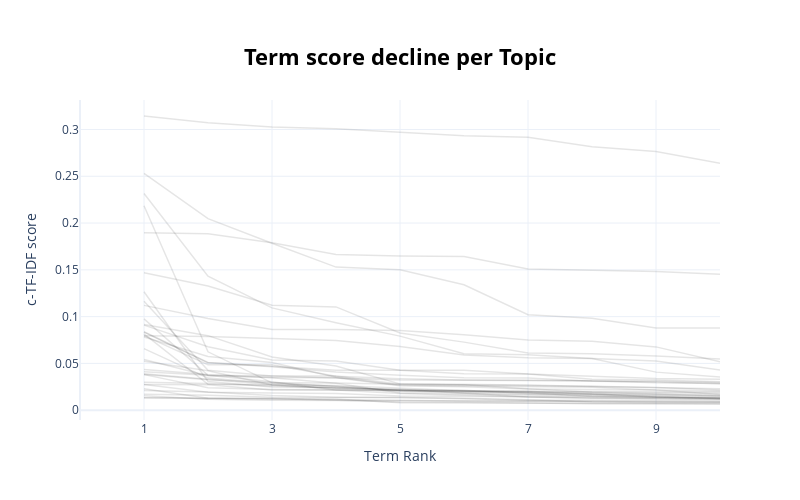

Here is the notebook cell this chart was saved with:
### Markdown cell above
### Visualize Term Score Decline

Topics are represented by a number of words starting with the best representative word. Each word is represented by a c-TF-IDF score. The higher the score, the more representative a word to the topic is. Since the topic words are sorted by their c-TF-IDF score, the scores slowly decline with each word that is added. At some point adding words to the topic representation only marginally increases the total c-TF-IDF score and would not be beneficial for its representation.

To visualize this effect, we can plot the c-TF-IDF scores for each topic by the term rank of each word. In other words, the position of the words (term rank), where the words with the highest c-TF-IDF score will have a rank of 1, will be put on the x-axis. Whereas the y-axis will be populated by the c-TF-IDF scores. The result is a visualization that shows you the decline of c-TF-IDF score when adding words to the topic representation. It allows you, using the elbow method, the select the best number of words in a topic.

### Code cell
topic_model.visualize_term_rank()

### Figure 1 — Plotly figure (JSON) as saved in the notebook; plotly's stock layout.template omitted (floating-point values rounded to 4 significant figures)
{"data": [{"hovertext": "<b>Topic -1</b>:الحكومة_المغرب_ان_الله_الى_يجب_او_", "line": {"color": "black", "width": 1.5}, "mode": "lines+lines", "name": "", "opacity": 0.1, "type": "scatter", "x": [1, 2, 3, 4, 5, 6, 7, 8, 9, 10], "y": [0.01334, 0.013, 0.01222, 0.01186, 0.008104, 0.007962, 0.007773, 0.007397, 0.007353, 0.006802]}, {"hovertext": "<b>Topic 0</b>:الله_او_اللهم_ان_والله_اللي_الى_راه", "line": {"color": "black", "width": 1.5}, "mode": "lines+lines", "name": "", "opacity": 0.1, "type": "scatter", "x": [1, 2, 3, 4, 5, 6, 7, 8, 9, 10], "y": [0.0229, 0.01281, 0.01262, 0.01093, 0.00869, 0.008415, 0.007368, 0.006956, 0.006895, 0.006645]}, {"hovertext": "<b>Topic 1</b>:الأمازيغية_الامازيغية_اللغة_لغة_الع", "line": {"color": "black", "width": 1.5}, "mode": "lines+lines", "name": "", "opacity": 0.1, "type": "scatter", "x": [1, 2, 3, 4, 5, 6, 7, 8, 9, 10], "y": [0.04346, 0.0381, 0.03459, 0.02882, 0.01847, 0.01729, 0.01608, 0.01475, 0.01339, 0.01269]}, {"hovertext": "<b>Topic 2</b>:الحكومة_الدولة_الشعب_ان_المواطنين_ي", "line": {"color": "black", "width": 1.5}, "mode": "lines+lines", "name": "", "opacity": 0.1, "type": "scatter", "x": [1, 2, 3, 4, 5, 6, 7, 8, 9, 10], "y": [0.01537, 0.01167, 0.01066, 0.01042, 0.00997, 0.00996, 0.009206, 0.009168, 0.009042, 0.008928]}, {"hovertext": "<b>Topic 3</b>:موطني_انا_شيء_او_واحد_واش_كلام_زيد_", "line": {"color": "black", "width": 1.5}, "mode": "lines+lines", "name": "", "opacity": 0.1, "type": "scatter", "x": [1, 2, 3, 4, 5, 6, 7, 8, 9, 10], "y": [0.01337, 0.01253, 0.01242, 0.01126, 0.01023, 0.009919, 0.009689, 0.009565, 0.009069, 0.008628]}, {"hovertext": "<b>Topic 4</b>:المغرب_المغاربة_المغربية_المغربي_ال", "line": {"color": "black", "width": 1.5}, "mode": "lines+lines", "name": "", "opacity": 0.1, "type": "scatter", "x": [1, 2, 3, 4, 5, 6, 7, 8, 9, 10], "y": [0.02113, 0.01934, 0.01566, 0.01392, 0.01366, 0.01279, 0.01109, 0.008839, 0.008172, 0.008152]}, {"hovertext": "<b>Topic 5</b>:الله_بالله_الوكيل_قوة_الحق_العظيم_ا", "line": {"color": "black", "width": 1.5}, "mode": "lines+lines", "name": "", "opacity": 0.1, "type": "scatter", "x": [1, 2, 3, 4, 5, 6, 7, 8, 9, 10], "y": [0.1164, 0.04265, 0.03654, 0.03651, 0.0277, 0.02724, 0.02298, 0.0192, 0.01722, 0.01508]}, {"hovertext": "<b>Topic 6</b>:تخدمو_مانو_وبشارة_الانتخابي_تترجم_و", "line": {"color": "black", "width": 1.5}, "mode": "lines+lines", "name": "", "opacity": 0.1, "type": "scatter", "x": [1, 2, 3, 4, 5, 6, 7, 8, 9, 10], "y": [0.3144, 0.3071, 0.3027, 0.3007, 0.2969, 0.2934, 0.2917, 0.2815, 0.2765, 0.264]}, {"hovertext": "<b>Topic 7</b>:الامازيغية_الأمازيغية_اللغة_العربية", "line": {"color": "black", "width": 1.5}, "mode": "lines+lines", "name": "", "opacity": 0.1, "type": "scatter", "x": [1, 2, 3, 4, 5, 6, 7, 8, 9, 10], "y": [0.03896, 0.03304, 0.02728, 0.02632, 0.02358, 0.02075, 0.01933, 0.01748, 0.014, 0.01227]}, {"hovertext": "<b>Topic 8</b>:التعليم_إصلاح_التعليمية_الأساتذة_ال", "line": {"color": "black", "width": 1.5}, "mode": "lines+lines", "name": "", "opacity": 0.1, "type": "scatter", "x": [1, 2, 3, 4, 5, 6, 7, 8, 9, 10], "y": [0.08157, 0.02765, 0.02731, 0.02379, 0.02194, 0.02065, 0.02027, 0.01698, 0.01522, 0.01396]}, {"hovertext": "<b>Topic 9</b>:المغربي_المغرب_الشعب_المغاربة_مليار", "line": {"color": "black", "width": 1.5}, "mode": "lines+lines", "name": "", "opacity": 0.1, "type": "scatter", "x": [1, 2, 3, 4, 5, 6, 7, 8, 9, 10], "y": [0.0275, 0.02731, 0.02163, 0.02151, 0.01794, 0.01574, 0.01411, 0.01306, 0.01204, 0.01169]}, {"hovertext": "<b>Topic 10</b>:السنة_التقويم_عطلة_سنة_الأمازيغية_", "line": {"color": "black", "width": 1.5}, "mode": "lines+lines", "name": "", "opacity": 0.1, "type": "scatter", "x": [1, 2, 3, 4, 5, 6, 7, 8, 9, 10], "y": [0.09092, 0.0678, 0.0538, 0.05249, 0.0427, 0.03884, 0.03859, 0.033, 0.0323, 0.03032]}, {"hovertext": "<b>Topic 11</b>:فرنسا_الجزائر_المغرب_لفرنسا_الفرنس", "line": {"color": "black", "width": 1.5}, "mode": "lines+lines", "name": "", "opacity": 0.1, "type": "scatter", "x": [1, 2, 3, 4, 5, 6, 7, 8, 9, 10], "y": [0.1266, 0.03076, 0.02476, 0.0241, 0.02244, 0.01844, 0.01404, 0.01275, 0.01251, 0.01179]}, {"hovertext": "<b>Topic 12</b>:الجزائر_المغرب_الجزائري_دولة_الصحر", "line": {"color": "black", "width": 1.5}, "mode": "lines+lines", "name": "", "opacity": 0.1, "type": "scatter", "x": [1, 2, 3, 4, 5, 6, 7, 8, 9, 10], "y": [0.09755, 0.03741, 0.03038, 0.02138, 0.02138, 0.02004, 0.01863, 0.01465, 0.01352, 0.01317]}, {"hovertext": "<b>Topic 13</b>:الشرطة_تحية_المجرمين_الشرطي_يجب_لر", "line": {"color": "black", "width": 1.5}, "mode": "lines+lines", "name": "", "opacity": 0.1, "type": "scatter", "x": [1, 2, 3, 4, 5, 6, 7, 8, 9, 10], "y": [0.0541, 0.03682, 0.03487, 0.03461, 0.02609, 0.02501, 0.02279, 0.02196, 0.02148, 0.01677]}, {"hovertext": "<b>Topic 14</b>:المغربي_المغرب_المغربية_المغاربة_ا", "line": {"color": "black", "width": 1.5}, "mode": "lines+lines", "name": "", "opacity": 0.1, "type": "scatter", "x": [1, 2, 3, 4, 5, 6, 7, 8, 9, 10], "y": [0.02742, 0.01911, 0.01835, 0.01775, 0.01507, 0.01487, 0.0148, 0.01414, 0.01341, 0.01333]}, {"hovertext": "<b>Topic 15</b>:المغرب_المغاربة_الله_فاس_المغربي_ا", "line": {"color": "black", "width": 1.5}, "mode": "lines+lines", "name": "", "opacity": 0.1, "type": "scatter", "x": [1, 2, 3, 4, 5, 6, 7, 8, 9, 10], "y": [0.01695, 0.01611, 0.01388, 0.01376, 0.01356, 0.01236, 0.01057, 0.01053, 0.01017, 0.01004]}, {"hovertext": "<b>Topic 16</b>:الماء_المياه_السدود_مياه_ماء_البحر", "line": {"color": "black", "width": 1.5}, "mode": "lines+lines", "name": "", "opacity": 0.1, "type": "scatter", "x": [1, 2, 3, 4, 5, 6, 7, 8, 9, 10], "y": [0.0523, 0.04215, 0.02694, 0.02296, 0.01997, 0.01982, 0.01888, 0.01784, 0.01743, 0.01636]}, {"hovertext": "<b>Topic 17</b>:اللحوم_الأبقار_لحم_البقر_البرازيل_", "line": {"color": "black", "width": 1.5}, "mode": "lines+lines", "name": "", "opacity": 0.1, "type": "scatter", "x": [1, 2, 3, 4, 5, 6, 7, 8, 9, 10], "y": [0.08342, 0.05063, 0.04649, 0.04093, 0.03749, 0.03473, 0.03453, 0.03085, 0.03007, 0.0283]}, {"hovertext": "<b>Topic 18</b>:اسبانيا_المغرب_إسبانيا_الافارقة_ال", "line": {"color": "black", "width": 1.5}, "mode": "lines+lines", "name": "", "opacity": 0.1, "type": "scatter", "x": [1, 2, 3, 4, 5, 6, 7, 8, 9, 10], "y": [0.07828, 0.05749, 0.05091, 0.03533, 0.02657, 0.02565, 0.0247, 0.0245, 0.02166, 0.02059]}, {"hovertext": "<b>Topic 19</b>:اللغة_لغة_لهجة_الامازيغية_اللهجة_ا", "line": {"color": "black", "width": 1.5}, "mode": "lines+lines", "name": "", "opacity": 0.1, "type": "scatter", "x": [1, 2, 3, 4, 5, 6, 7, 8, 9, 10], "y": [0.02988, 0.0286, 0.02594, 0.02434, 0.0213, 0.0213, 0.01799, 0.01633, 0.01401, 0.01248]}, {"hovertext": "<b>Topic 20</b>:سوريا_السعودية_العربية_السوري_إيرا", "line": {"color": "black", "width": 1.5}, "mode": "lines+lines", "name": "", "opacity": 0.1, "type": "scatter", "x": [1, 2, 3, 4, 5, 6, 7, 8, 9, 10], "y": [0.09149, 0.07969, 0.05693, 0.04716, 0.02817, 0.02744, 0.02695, 0.02535, 0.02443, 0.02306]}, {"hovertext": "<b>Topic 21</b>:السوسية_الناطق_باللهجة_الريفية_الل", "line": {"color": "black", "width": 1.5}, "mode": "lines+lines", "name": "", "opacity": 0.1, "type": "scatter", "x": [1, 2, 3, 4, 5, 6, 7, 8, 9, 10], "y": [0.147, 0.1328, 0.1121, 0.1104, 0.08252, 0.07278, 0.06118, 0.06042, 0.05791, 0.05464]}, {"hovertext": "<b>Topic 22</b>:يتوحدون_لهجاتهم_الجهوية_المختلفة_و", "line": {"color": "black", "width": 1.5}, "mode": "lines+lines", "name": "", "opacity": 0.1, "type": "scatter", "x": [1, 2, 3, 4, 5, 6, 7, 8, 9, 10], "y": [0.253, 0.2047, 0.1784, 0.1529, 0.1502, 0.1341, 0.102, 0.09831, 0.08774, 0.08774]}, {"hovertext": "<b>Topic 23</b>:الإسلام_القرآن_الدين_الإسلامي_المس", "line": {"color": "black", "width": 1.5}, "mode": "lines+lines", "name": "", "opacity": 0.1, "type": "scatter", "x": [1, 2, 3, 4, 5, 6, 7, 8, 9, 10], "y": [0.03822, 0.03254, 0.02966, 0.02526, 0.02113, 0.01837, 0.01697, 0.01676, 0.01572, 0.01509]}, {"hovertext": "<b>Topic 24</b>:لغة_العلمي_لهجة_تدريس_تعليم_اللغات", "line": {"color": "black", "width": 1.5}, "mode": "lines+lines", "name": "", "opacity": 0.1, "type": "scatter", "x": [1, 2, 3, 4, 5, 6, 7, 8, 9, 10], "y": [0.04111, 0.03743, 0.03645, 0.03458, 0.03235, 0.03193, 0.03182, 0.03111, 0.03102, 0.02961]}, {"hovertext": "<b>Topic 25</b>:الحكومة_الأغلبية_المغربية_ننكر_الخ", "line": {"color": "black", "width": 1.5}, "mode": "lines+lines", "name": "", "opacity": 0.1, "type": "scatter", "x": [1, 2, 3, 4, 5, 6, 7, 8, 9, 10], "y": [0.0797, 0.04857, 0.04855, 0.03625, 0.03374, 0.03219, 0.03198, 0.0316, 0.02928, 0.0286]}, {"hovertext": "<b>Topic 26</b>:الحكومة_حكومة_مكرهناهمش_بدورهم_يخد", "line": {"color": "black", "width": 1.5}, "mode": "lines+lines", "name": "", "opacity": 0.1, "type": "scatter", "x": [1, 2, 3, 4, 5, 6, 7, 8, 9, 10], "y": [0.03805, 0.02403, 0.02224, 0.02157, 0.02079, 0.02079, 0.02036, 0.02032, 0.01965, 0.01935]}, {"hovertext": "<b>Topic 27</b>:حزب_التجمع_الوطني_للأحرار_السياسية", "line": {"color": "black", "width": 1.5}, "mode": "lines+lines", "name": "", "opacity": 0.1, "type": "scatter", "x": [1, 2, 3, 4, 5, 6, 7, 8, 9, 10], "y": [0.2316, 0.1432, 0.1094, 0.0935, 0.07919, 0.06042, 0.05916, 0.05526, 0.0407, 0.03554]}, {"hovertext": "<b>Topic 28</b>:رمضان_الصلاة_المساجد_الصيام_الشهور", "line": {"color": "black", "width": 1.5}, "mode": "lines+lines", "name": "", "opacity": 0.1, "type": "scatter", "x": [1, 2, 3, 4, 5, 6, 7, 8, 9, 10], "y": [0.2185, 0.06241, 0.02923, 0.0292, 0.02768, 0.02704, 0.02569, 0.02555, 0.02421, 0.02158]}, {"hovertext": "<b>Topic 29</b>:سعيد_عيد_عطلة_العيد_مبارك_عام_يوم_", "line": {"color": "black", "width": 1.5}, "mode": "lines+lines", "name": "", "opacity": 0.1, "type": "scatter", "x": [1, 2, 3, 4, 5, 6, 7, 8, 9, 10], "y": [0.07961, 0.07881, 0.07654, 0.07462, 0.06809, 0.0591, 0.05603, 0.05514, 0.05248, 0.04289]}, {"hovertext": "<b>Topic 30</b>:لهدف_الناجعة_ماضية_الاتجاه_الحكومة", "line": {"color": "black", "width": 1.5}, "mode": "lines+lines", "name": "", "opacity": 0.1, "type": "scatter", "x": [1, 2, 3, 4, 5, 6, 7, 8, 9, 10], "y": [0.1895, 0.1885, 0.179, 0.1663, 0.1647, 0.1643, 0.1508, 0.15, 0.1483, 0.1454]}, {"hovertext": "<b>Topic 31</b>:المغرب_المغاربة_يريد_المغربي_الشعب", "line": {"color": "black", "width": 1.5}, "mode": "lines+lines", "name": "", "opacity": 0.1, "type": "scatter", "x": [1, 2, 3, 4, 5, 6, 7, 8, 9, 10], "y": [0.06581, 0.03433, 0.02846, 0.02553, 0.02069, 0.02016, 0.02016, 0.01915, 0.01904, 0.01821]}, {"hovertext": "<b>Topic 32</b>:الحكومة_للحكومة_منجزاتها_وعلة_ولاي", "line": {"color": "black", "width": 1.5}, "mode": "lines+lines", "name": "", "opacity": 0.1, "type": "scatter", "x": [1, 2, 3, 4, 5, 6, 7, 8, 9, 10], "y": [0.112, 0.09807, 0.08625, 0.08625, 0.08526, 0.0806, 0.07498, 0.07381, 0.06767, 0.05187]}, {"hovertext": "<b>Topic 33</b>:الحكومة_المقاولات_الحكومية_هده_الح", "line": {"color": "black", "width": 1.5}, "mode": "lines+lines", "name": "", "opacity": 0.1, "type": "scatter", "x": [1, 2, 3, 4, 5, 6, 7, 8, 9, 10], "y": [0.08384, 0.05109, 0.04693, 0.04279, 0.04272, 0.04264, 0.03868, 0.03592, 0.0339, 0.03302]}], "layout": {"height": 500, "hoverlabel": {"bgcolor": "white", "font": {"family": "Rockwell", "size": 16}}, "showlegend": false, "title": {"font": {"color": "Black", "size": 22}, "text": "<b>Term score decline per Topic</b>", "x": 0.5, "xanchor": "center", "y": 0.9, "yanchor": "top"}, "width": 800, "xaxis": {"dtick": 2, "range": [0, 10], "tick0": 1, "title": {"text": "Term Rank"}}, "yaxis": {"title": {"text": "c-TF-IDF score"}}}}
